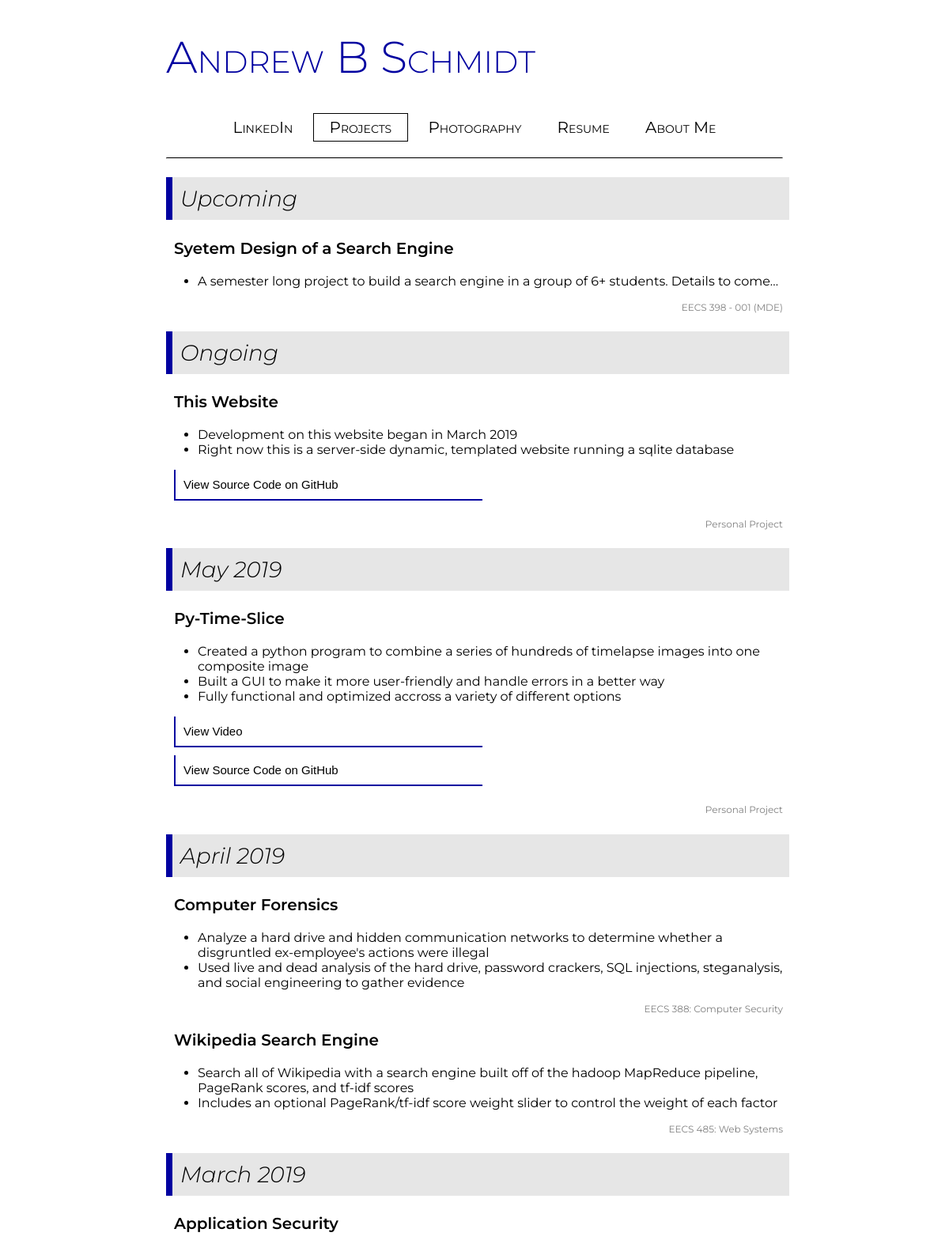
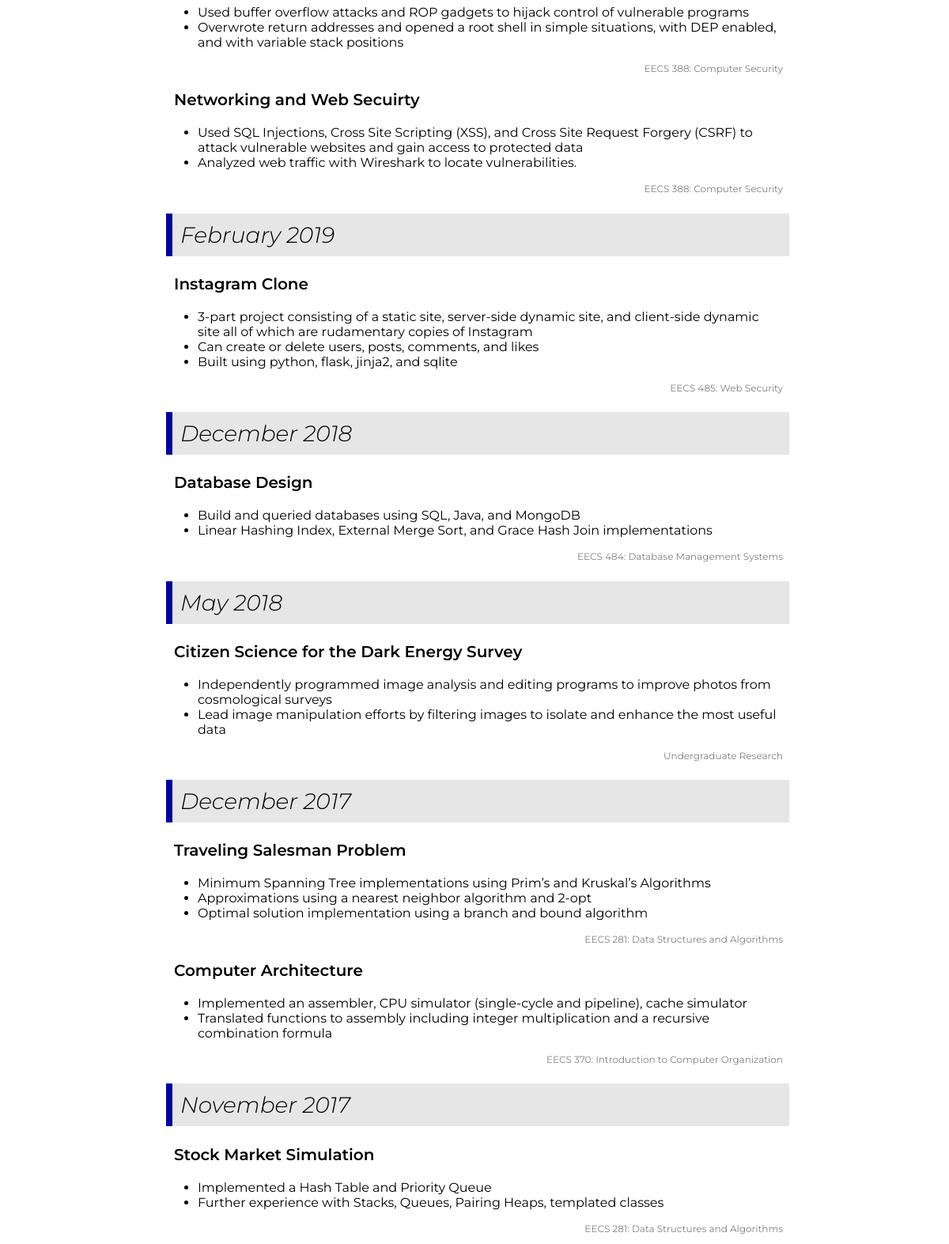
/projects/, run on the app's committed database (2 pictures, top to bottom).
### tables this page shows
CREATE TABLE projects(
    pid         INTEGER NOT NULL PRIMARY KEY,
    title       VARCHAR(256),
    description VARCHAR(1024),
    class       VARCHAR(128),
    daterange   VARCHAR(128)
);

CREATE TABLE project_action_points(
    apid        INTEGER NOT NULL PRIMARY KEY,
    proj_id     INTEGER NOT NULL,
    bp          VARCHAR(1024)

);

CREATE TABLE project_links(
    plid        INTEGER NOT NULL PRIMARY KEY,
    proj_id     INTEGER NOT NULL,
    link        VARCHAR(128) NOT NULL,
    link_type   VARCHAR(64) NOT NULL
);

### andrewschmidt/views/projects.py (the view)
@andrewschmidt.app.route('/projects/', methods=['GET'])
def show_projects():
    cursor = andrewschmidt.model.get_db().cursor()
    query = """SELECT * FROM projects ORDER BY pid ASC;"""
    context = dict()
    context['projects'] = dict()
    context['sorted_daterange'] = list()
    cursor.execute(query)
    for row in cursor.fetchall():
        dr = row['daterange']
        if dr not in context['projects']:
            context['projects'][dr] = list()
            context['sorted_daterange'].append(dr)
        points = list()
        bullet_query = """SELECT * FROM project_action_points WHERE
        proj_id = {} ORDER BY apid ASC;""".format(row['pid'])
        cursor.execute(bullet_query)
        for row2 in cursor.fetchall():
            points.append(row2['bp'])
        links = dict()
        file_query = """SELECT * FROM project_links WHERE proj_id = {}; """.format(row['pid'])
        cursor.execute(file_query)
        for row3 in cursor.fetchall():
            links[row3['link']] = row3['link_type']
        proj = {
            'pid':      row['pid'],
            'title':    row['title'],
            'class':    row['class'],
            'daterange': row['daterange'],
            'bullet_points': points,
            'links': links
        }
        context['projects'][dr].append(proj)
    return flask.render_template("projects.html", **context)

### andrewschmidt/model.py (called while the page is built)
def dict_factory(cursor, row):
    output = {}
    for idx, col in enumerate(cursor.description):
        output[col[0]] = row[idx]
    return output

def get_db():
    if not hasattr(flask.g, 'sqlite_db'):
        flask.g.sqlite_db = sqlite3.connect(
            andrewschmidt.app.config['DATABASE_FILENAME'])
        flask.g.sqlite_db.row_factory = dict_factory
        flask.g.sqlite_db.execute("PRAGMA foreign_keys = ON")
    return flask.g.sqlite_db

### andrewschmidt/templates/projects.html (shortened to what this page needs)
<!DOCTYPE html>
<html lang="en">
<head>
    <link href="/static/css/style.css" rel="stylesheet" type="text/css"/>
</head>
<body>
    <div class="container">
        <div>
            <a href="/"><h1 class="name">Andrew B Schmidt</h1></a>
        </div>
        <div class="navbar">
            <p class="navbar_text">
                <a class="nav" href="https://www.linkedin.com/in/abschmidt6/">LinkedIn</a>
                <a class="current_nav" href="/projects/">Projects</a>
                <a class="nav" href="/photography/">Photography</a>
                <a class="nav" href="/static/files/resume.pdf">Resume</a>
                <a class="nav" href="/aboutme/">About Me</a>
            </p>
        </div>
        <hr class="line">
        {% for dr in sorted_daterange %}
            <div class="projdiv"><h2>{{dr}}</h2></div>
            {% for proj in projects[dr] %}
                <h3>{{proj.title}}</h3>
                    <ul>
                        {% for bp in proj.bullet_points %}
                            <li>{{ bp }}</li>
                        {% endfor %}
                    </ul>
                    {% for link, type in proj.links.items() %}
                        {% if type == 'video' %}
                            <button class="collapsible">View Video</button>
                        {% elif type == 'github' %}
                            <form><button class="fakecollapsible" formaction="{{ link }}">View Source Code on GitHub</button></form>
                        {% endif %}
                    {% endfor %}
                <p class="footer">{{proj.class}}</p>
            {% endfor %}
        {% endfor %}
    </div>
</body>
</html>

### andrewschmidt/static/css/style.css (style rules this page uses)
:root { --myblue: #0000A0; --mygray: #e6e6e6; font-family: 'Montserrat', sans-serif; }
div { margin-left: auto; margin-right: auto; }
div.container { margin-left: auto; margin-right: auto; width: 65vw; }
div.projdiv { margin-left: auto; margin-right: auto; width: 65vw; background-color: var(--mygray); border-left: 8px solid var(--myblue) }
.navbar { font-variant: small-caps; }
h1.name { font-family: 'Montserrat', sans-serif; font-size: 56px; font-weight: 300; font-variant: small-caps; color: var(--myblue); }
h2 { font-family: 'Montserrat', sans-serif; font-size: 28px; font-weight: 300; font-style: italic; color: black; padding: 10px; }
h3 { font-family: 'Montserrat', sans-serif; font-size: 20px; font-weight: 600; color: black; margin-left: 10px; }
p, li { font-family: 'Montserrat', sans-serif; font-size: 16px; font-weight: normal; }
p.navbar_text { text-align: center; font-size: 20px; }
p.footer { text-align: right; font-size: 12px; color: gray; }
hr.line { border-top: 1px solid black; }
a { text-decoration: none; }
a:link, a:visited { color: black; }
a.nav:link, a.nav:visited { color: black; background-color: white; text-align: center; display: inline-block; padding: 5px 20px; }
a.current_nav:link, a.current_nav:visited { color: black; background-color: white; text-align: center; display: inline-block; padding: 5px 20px; border: 1px solid black; }
.collapsible, .fakecollapsible { background-color: white; color: black; cursor: pointer; padding: 10px; margin-bottom: 10px; margin-left: 10px; width: 50%; text-align: left; outline: none; font-size: 15px; border: none; border-left: 2px solid var(--myblue); border-bottom: 2px solid var(--myblue); }

### data on the page
projects: daterange "Upcoming", title "Syetem Design of a Search Engine", class "EECS 398 - 001 (MDE)"
project_action_points: bp "A semester long project to build a search engine in a group of 6+ students. Details to come..."
projects: daterange "Ongoing", title "This Website", class "Personal Project"
project_action_points: bp "Development on this website began in March 2019"
project_action_points: bp "Right now this is a server-side dynamic, templated website running a sqlite database"
projects: daterange "May 2019", title "Py-Time-Slice", class "Personal Project"
project_action_points: bp "Created a python program to combine a series of hundreds of timelapse images into one composite image"
project_action_points: bp "Built a GUI to make it more user-friendly and handle errors in a better way"
project_action_points: bp "Fully functional and optimized accross a variety of different options"
projects: daterange "April 2019", title "Computer Forensics", class "EECS 388: Computer Security"
project_action_points: bp "Analyze a hard drive and hidden communication networks to determine whether a disgruntled ex-employee's actions were illegal"
project_action_points: bp "Used live and dead analysis of the hard drive, password crackers, SQL injections, steganalysis, and social engineering to gather evidence"
projects: title "Wikipedia Search Engine", class "EECS 485: Web Systems"
project_action_points: bp "Search all of Wikipedia with a search engine built off of the hadoop MapReduce pipeline, PageRank scores, and tf-idf scores"
project_action_points: bp "Includes an optional PageRank/tf-idf score weight slider to control the weight of each factor"
projects: daterange "March 2019", title "Application Security", class "EECS 388: Computer Security"
project_action_points: bp "Used buffer overflow attacks and ROP gadgets to hijack control of vulnerable programs"
project_action_points: bp "Overwrote return addresses and opened a root shell in simple situations, with DEP enabled, and with variable stack positions"
projects: title "Networking and Web Secuirty", class "EECS 388: Computer Security"
project_action_points: bp "Used SQL Injections, Cross Site Scripting (XSS), and Cross Site Request Forgery (CSRF) to attack vulnerable websites and gain access to protected data"
project_action_points: bp "Analyzed web traffic with Wireshark to locate vulnerabilities."
projects: daterange "February 2019", title "Instagram Clone", class "EECS 485: Web Security"
project_action_points: bp "3-part project consisting of a static site, server-side dynamic site, and client-side dynamic site all of which are rudamentary copies of Instagram"
project_action_points: bp "Can create or delete users, posts, comments, and likes"
project_action_points: bp "Built using python, flask, jinja2, and sqlite"
projects: daterange "December 2018", title "Database Design", class "EECS 484: Database Management Systems"
project_action_points: bp "Build and queried databases using SQL, Java, and MongoDB"
project_action_points: bp "Linear Hashing Index, External Merge Sort, and Grace Hash Join implementations"
projects: daterange "May 2018", title "Citizen Science for the Dark Energy Survey", class "Undergraduate Research"
project_action_points: bp "Independently programmed image analysis and editing programs to improve photos from cosmological surveys"
project_action_points: bp "Lead image manipulation efforts by filtering images to isolate and enhance the most useful data"
projects: daterange "December 2017", title "Traveling Salesman Problem", class "EECS 281: Data Structures and Algorithms"
project_action_points: bp "Minimum Spanning Tree implementations using Prim’s and Kruskal’s Algorithms"
project_action_points: bp "Approximations using a nearest neighbor algorithm and 2-opt"
project_action_points: bp "Optimal solution implementation using a branch and bound algorithm"
projects: title "Computer Architecture", class "EECS 370: Introduction to Computer Organization"
project_action_points: bp "Implemented an assembler, CPU simulator (single-cycle and pipeline), cache simulator"
project_action_points: bp "Translated functions to assembly including integer multiplication and a recursive combination formula"
projects: daterange "November 2017", title "Stock Market Simulation", class "EECS 281: Data Structures and Algorithms"
project_action_points: bp "Implemented a Hash Table and Priority Queue"
project_action_points: bp "Further experience with Stacks, Queues, Pairing Heaps, templated classes"
